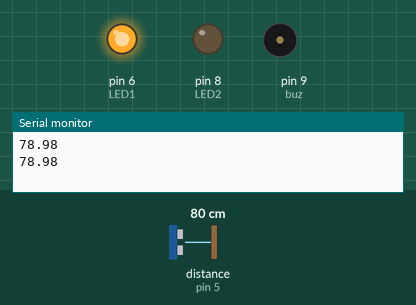
Simulated run of this sketch. Board: Arduino Uno, built with avr-gcc and run on an emulated ATmega328P. On the bench: output pins drawn as LEDs (lit = HIGH), buzzer (waves = sounding, pin HIGH), the last lines printed to the serial monitor. Wiring (inferred from the names in the program): ultrasonic range finder: trigger pin 7; echo pin 5. The test bench sets the inputs (shaded band); at power-on: distance to the obstacle (sensor on pin 5) 80 cm. The echo pulse lasts 58.3 µs per cm; pins used as bus, display or sensor lines are not drawn.

Above: at 1.3 s.
1.4 s: distance to the obstacle (sensor on pin 5) set to 34 cm
4.6 s: distance to the obstacle (sensor on pin 5) set to 27 cm
At 5.3 s:
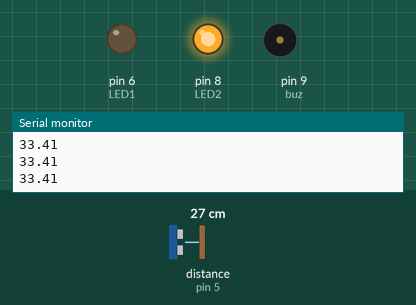
7.8 s: distance to the obstacle (sensor on pin 5) set to 35 cm
At 8.5 s:
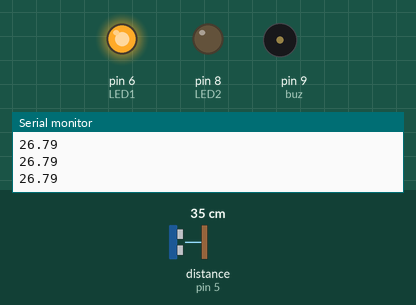
11.0 s: distance to the obstacle (sensor on pin 5) set to 2 cm
At 11.7 s:
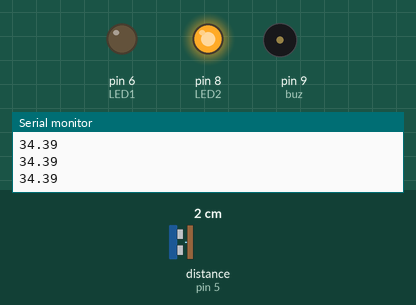
Timing chart, 0 to 14.0 s (numbered marks = the images above; inputs shaded):
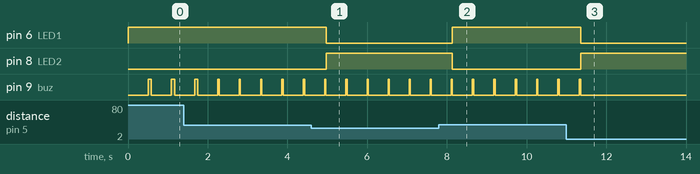

Measured:
- the behaviour switches between 31 and 30 cm on distance to the obstacle (sensor on pin 5) (found by bisection; images 0 and 1)
- after the input at 4.6 s, pin 6 (LED1): HIGH → LOW after 0.37 s; pin 8 (LED2): LOW → HIGH after 0.37 s
- after the input at 7.8 s, pin 6 (LED1): LOW → HIGH after 0.34 s; pin 8 (LED2): HIGH → LOW after 0.34 s
- after the input at 11.0 s, pin 6 (LED1): HIGH → LOW after 0.36 s; pin 8 (LED2): LOW → HIGH after 0.36 s; pin 9 (buz): goes on until 11.4 s, then stays LOW
- by itself, pin 9 (buz): alternates HIGH for 0.03 s and LOW for 0.50 s

The sketch:

ultrasonic.ino
```cpp
int trig=7;
int echo=5;
double dis=0;
int LED1=6;
int LED2=8;
int buz=9;
void setup()
{
  pinMode(trig,OUTPUT);
  pinMode(echo,INPUT);
  pinMode(LED1,OUTPUT);
  pinMode(LED2,OUTPUT);
  pinMode(buz,OUTPUT);
  Serial.begin(9600);
}

void loop()
{
  digitalWrite(trig,LOW);
  digitalWrite(trig,HIGH);
  delayMicroseconds(10);
  digitalWrite(trig,LOW);
  double t=pulseIn(echo,HIGH);
  dis=(0.034*t)/2;
  if(dis>30.00)
  {
  digitalWrite(LED1,HIGH);
  digitalWrite(LED2,LOW);
  }
  else
  {
  digitalWrite(LED2,HIGH);
  digitalWrite(LED1,LOW);
  }
  delay(500);
  digitalWrite(buz,HIGH);
  delay(dis);
  digitalWrite(buz,LOW);
  Serial.println(dis);
}
```
